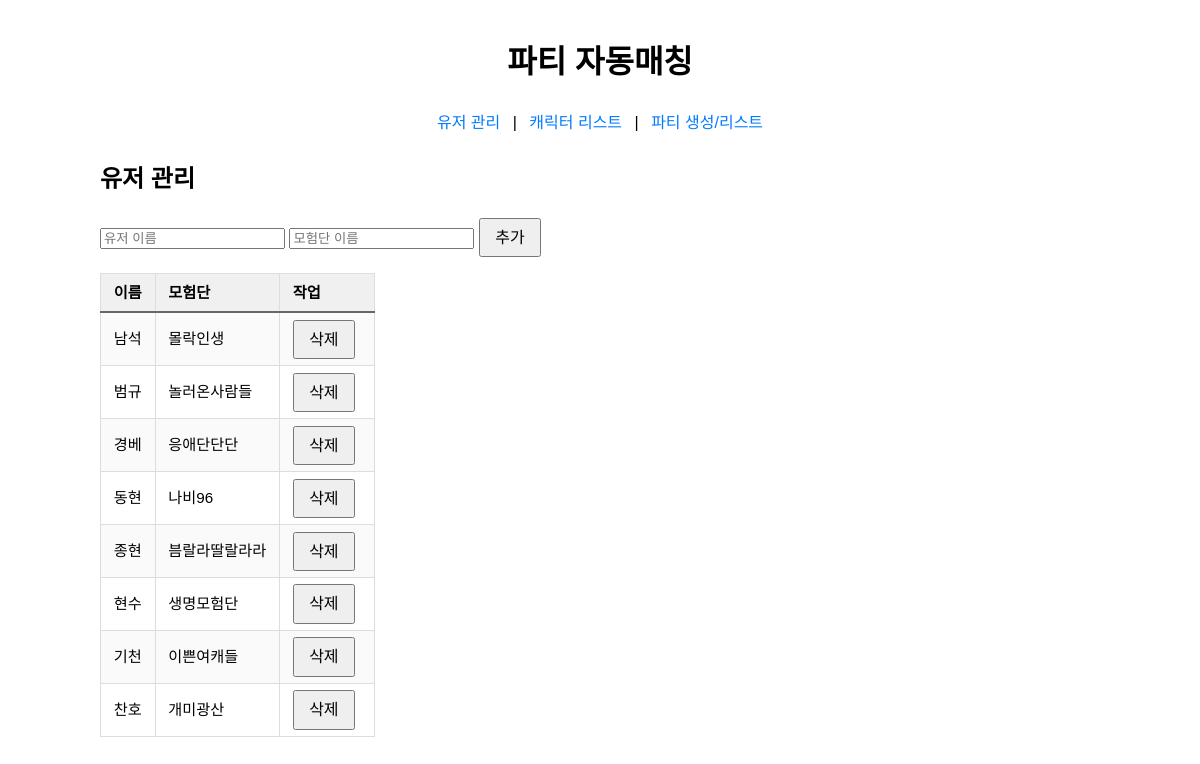
The app's page /users/, older data.
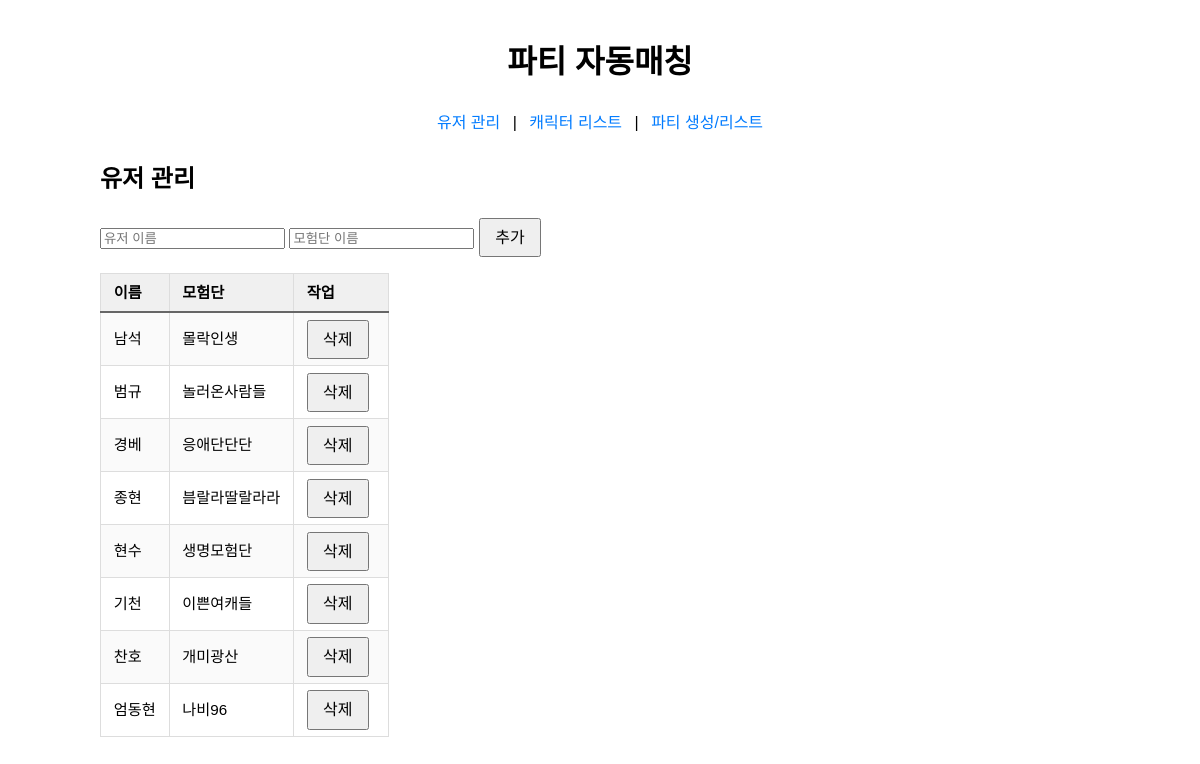
The same page, newer data.
### tables this page shows
CREATE TABLE "user_adventure" (
	"idx"	INTEGER,
	"user"	TEXT,
	"adventure"	TEXT,
	PRIMARY KEY("idx" AUTOINCREMENT)
);

### blueprints/users.py (the view)
@users_bp.route('/', methods=['GET'])
def list_users():
    conn = get_db_connection()
    rows = conn.execute(
        'SELECT idx, "user" AS name, adventure FROM user_adventure ORDER BY idx'
    ).fetchall()
    conn.close()
    users = [dict(r) for r in rows]
    return render_template('users.html', users=users, alert=None)

### db.py (called while the page is built)
def get_db_connection():
    db_path = os.path.join(current_app.root_path, 'database', 'DB.sqlite')
    conn = sqlite3.connect(db_path)
    conn.row_factory = sqlite3.Row
    return conn

### templates/users.html (shortened to what this page needs)
{% extends 'base.html' %}
{% block content %}
<h2>유저 관리</h2>
<form action="{{ url_for('users.add_user') }}" method="post">
  <input type="text" name="name" placeholder="유저 이름" required>
  <input type="text" name="adventure" placeholder="모험단 이름" required>
  <button type="submit">추가</button>
</form>
<table>
  <thead><tr><th>이름</th><th>모험단</th><th>작업</th></tr></thead>
  <tbody>
    {% for u in users %}
    <tr>
      <td>{{ u.name }}</td>
      <td>{{ u.adventure }}</td>
      <td>
        <form action="{{ url_for('users.delete_user') }}" method="post" style="display:inline;">
          <button type="submit">삭제</button>
        </form>
      </td>
    </tr>
    {% endfor %}
  </tbody>
</table>
{% endblock %}

### templates/base.html (shortened to what this page needs)
<!doctype html>
<html lang="ko">
<head>
  <link rel="stylesheet" href="{{ url_for('static', filename='style.css') }}">
</head>
<body>
  <header>
    <h1>파티 자동매칭</h1>
    <nav>
      <a href="{{ url_for('users.list_users') }}">유저 관리</a> |
      <a href="{{ url_for('characters.show_characters') }}">캐릭터 리스트</a> |
      <a href="{{ url_for('party.list_and_generate') }}">파티 생성/리스트</a>
    </nav>
  </header>
  <main>
    {% block content %}{% endblock %}
  </main>
</body>
</html>
</body>
</html>

### static/style.css (style rules this page uses)
body { font-family: sans-serif; max-width: 1000px; margin: 0 auto; padding: 1rem; line-height: 1.6; }
header { text-align: center; margin-bottom: 1.5rem; }
nav { margin-top: 0.5rem; }
nav a { margin: 0 0.5rem; text-decoration: none; color: #007bff; }
button { padding: 0.4rem 0.8rem; font-size: 1rem; line-height: 1.2; cursor: pointer; margin-right: 0.25rem; }
.table, table { width: auto; border-collapse: collapse; font-size: 0.9rem; margin-top: 1rem; }
th, td { border: 1px solid #ddd; padding: 0.4rem 0.8rem; text-align: left; white-space: nowrap; }
thead th { background-color: #f0f0f0; border-bottom: 2px solid #666; }
tbody tr:nth-child(odd) { background-color: #fafafa; }
@media (min-width: 1024px) and (max-width: 1919px) { body { max-width: 1000px; padding: 1rem; } }
@media (min-width: 1024px) and (max-width: 1919px) { button { padding: 0.5rem 0.9rem; font-size: 1rem; margin-right: 0.4rem; } }
@media (min-width: 1024px) and (max-width: 1919px) { table { font-size: 0.95rem; } }

Row changes from the older to the newer data that the page shows:
removed user_adventure: name "동현", adventure "나비96"
added user_adventure: name "엄동현", adventure "나비96"
